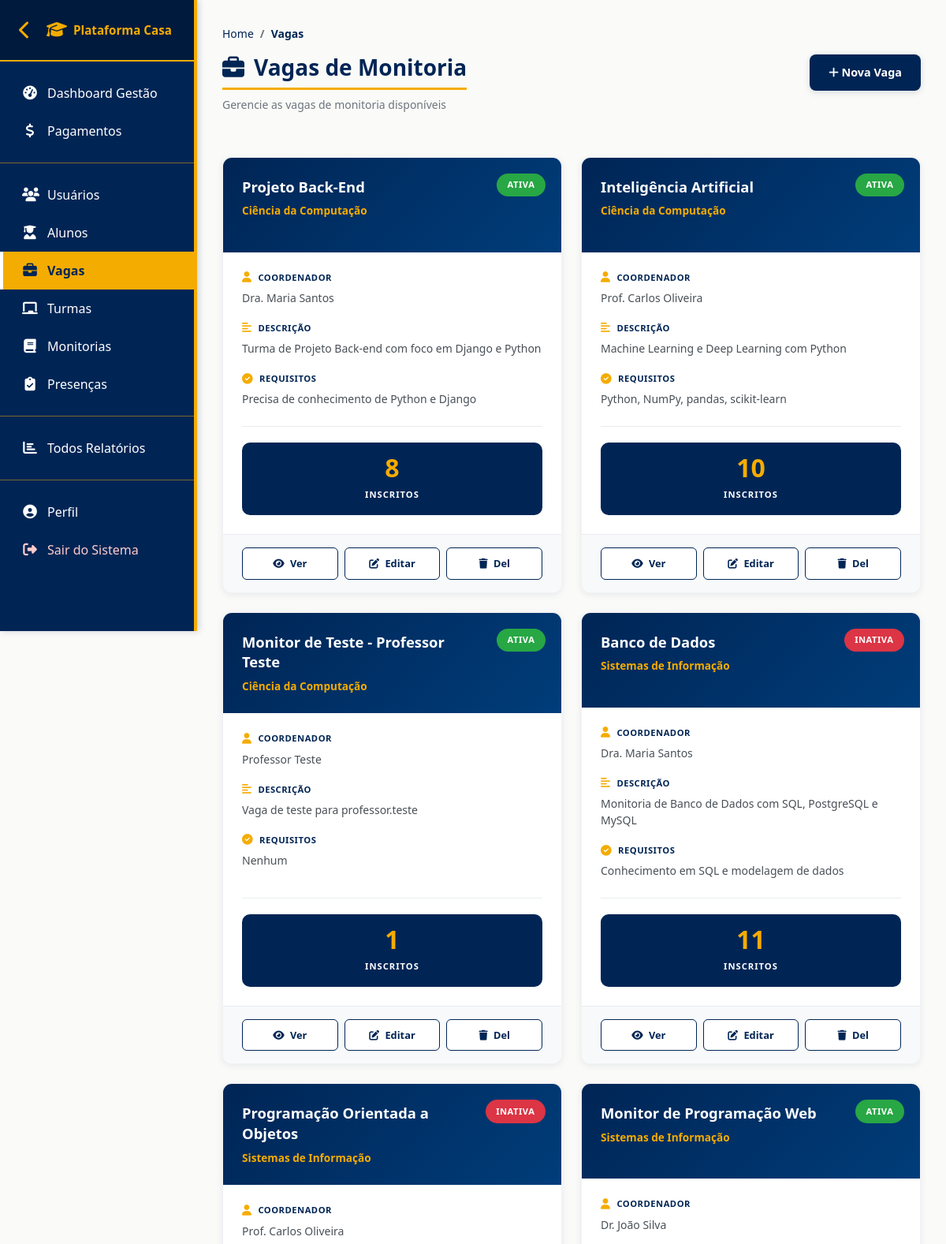
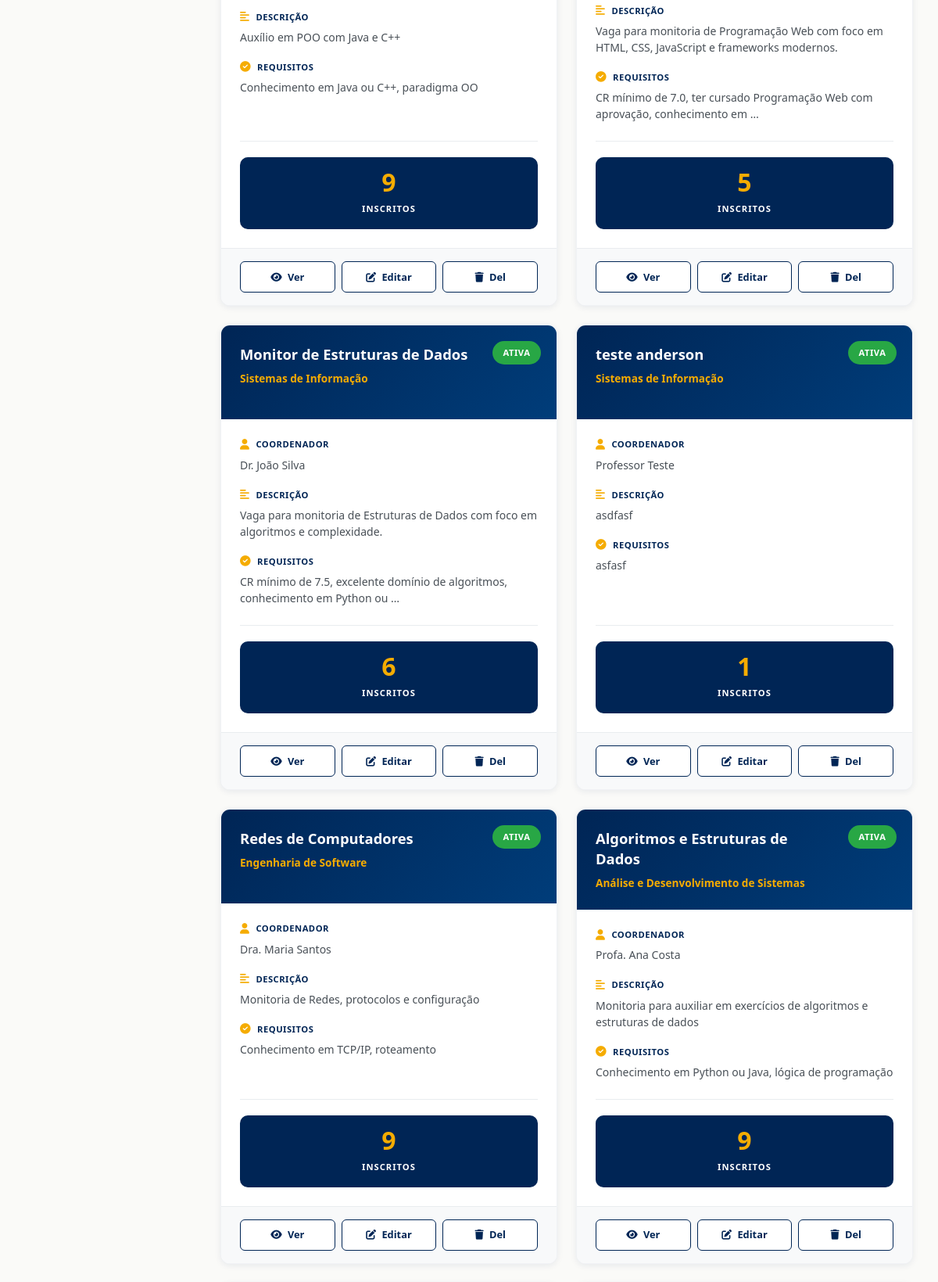
/vagas/ (signed in, upper part), run on the app's committed database (2 pictures, top to bottom).
### plataforma_Casa/models.py (models this page shows, shortened)
class Vaga(models.Model):
    nome = models.CharField(max_length=100)
    curso = models.ForeignKey(Curso, on_delete=models.CASCADE)
    coordenador = models.ForeignKey(Funcionario, on_delete=models.CASCADE, related_name='vagas_coordenadas')
    descricao = models.TextField()
    requisitos = models.TextField()
    responsabilidades = models.TextField(blank=True, null=True)  # Novo campo
    numero_vagas = models.IntegerField(default=1)  # Novo campo
    disciplina = models.CharField(max_length=100, blank=True, null=True)  # Novo campo
    monitores = models.ManyToManyField(Aluno, related_name='vagas_inscritas', blank=True)
    ativo = models.BooleanField(default=True)
    criado_em = models.DateTimeField(auto_now_add=True)

class Curso(models.Model):
    nome = models.CharField(max_length=50)
    ativo = models.BooleanField(default=True)

class Usuario(models.Model):
    nome = models.CharField(max_length=100)
    email = models.EmailField(max_length=100)
    tipo_usuario = models.ForeignKey(TipoUsuario, on_delete=models.CASCADE)
    ativo = models.BooleanField(default=True)

### plataforma_Casa/views.py (the view, shortened to what this page needs)
# urls.py: path('vagas/', views.listar_vagas, name='listar_vagas'),
@requer_admin_ou_coordenador
def listar_vagas(request):
    user = request.user
    if user.is_staff or user.is_superuser:
        vagas = Vaga.objects.all().select_related('curso', 'coordenador').prefetch_related('monitores').annotate(
            total_inscritos=Count('inscricao')
        )
    curso_filtro = request.GET.get('curso')
    if curso_filtro:
        vagas = vagas.filter(curso__id=curso_filtro)
    status_filtro = request.GET.get('status')
    if status_filtro:
        vagas = vagas.filter(ativo=(status_filtro == 'ativa'))
    context = {
        'vagas': vagas,
        'cursos': Curso.objects.all(),
        'is_admin': user.is_staff or user.is_superuser,
    }
    return render(request, 'vagas/listar.html', context)

### plataforma_Casa/context_processors.py (called while the page is built, shortened)
def user_groups(request):
    if request.user.is_authenticated:
        return {
            'is_aluno': request.user.groups.filter(name='Aluno').exists(),
            'is_monitor': request.user.groups.filter(name='Monitor').exists(),
            'is_professor': request.user.groups.filter(name='Professor').exists(),
            'is_admin': request.user.is_staff or request.user.is_superuser,
        }

### plataforma_Casa/views.py (called while the page is built, shortened)
def requer_admin_ou_coordenador(view_func):
    @wraps(view_func)
    @login_required(login_url='login')
    def wrapper(request, *args, **kwargs):
        is_admin = request.user.is_staff or request.user.is_superuser
        is_coordenador = request.user.groups.filter(name='Coordenador').exists()
        return view_func(request, *args, **kwargs)
    return wrapper

### plataforma_Casa/templates/vagas/listar.html (shortened to what this page needs)
{% extends 'base.html' %}
{% block content %}
<nav aria-label="breadcrumb">
    <ol class="breadcrumb">
        <li class="breadcrumb-item"><a href="{% url 'dashboard' %}">Home</a></li>
        <li class="breadcrumb-item active">Vagas</li>
    </ol>
</nav>
<div class="d-flex justify-content-between align-items-start mb-4 flex-wrap">
    <div class="page-header">
        <h1>
            <i class="fas fa-briefcase"></i>
            Vagas de Monitoria
        </h1>
        <p>Gerencie as vagas de monitoria disponíveis</p>
    </div>
    <a href="{% url 'criar_vaga' %}" class="btn-nova-vaga">
        <i class="fas fa-plus"></i> Nova Vaga
    </a>
</div>
{% if vagas %}
    <div class="vagas-grid">
        {% for vaga in vagas %}
            <div class="vaga-card">
                <a href="{% url 'detalhe_vaga' vaga.id %}" class="vaga-card-link" aria-label="Ver detalhes da vaga {{ vaga.nome }}"></a>
                <div class="vaga-card-header">
                    <h3 class="vaga-card-title">{{ vaga.nome }}</h3>
                    <p class="vaga-card-curso">{{ vaga.curso.nome }}</p>
                    <span class="vaga-badge {% if vaga.ativo %}active{% else %}inactive{% endif %}">
                        {% if vaga.ativo %}Ativa{% else %}Inativa{% endif %}
                    </span>
                </div>
                <div class="vaga-card-body">
                    <div class="vaga-info">
                        <div class="vaga-info-item">
                            <div class="vaga-info-label">
                                <i class="fas fa-user"></i>
                                Coordenador
                            </div>
                            <p class="vaga-info-value">{{ vaga.coordenador.nome }}</p>
                        </div>
                        <div class="vaga-info-item">
                            <div class="vaga-info-label">
                                <i class="fas fa-align-left"></i>
                                Descrição
                            </div>
                            <p class="vaga-info-value">{{ vaga.descricao|truncatewords:15 }}</p>
                        </div>
                        <div class="vaga-info-item">
                            <div class="vaga-info-label">
                                <i class="fas fa-check-circle"></i>
                                Requisitos
                            </div>
                            <p class="vaga-info-value">{{ vaga.requisitos|truncatewords:12 }}</p>
                        </div>
                    </div>
                    <div class="inscritos-section">
                        <div class="inscritos-badge">
                            <span class="number">{{ vaga.inscricao_set.count }}</span>
                            <span class="label">Inscritos</span>
                        </div>
                    </div>
                </div>
                <div class="vaga-card-footer">
                    <a href="{% url 'detalhe_vaga' vaga.id %}" class="vaga-btn">
                        <i class="fas fa-eye"></i> Ver
                    </a>
                    <a href="{% url 'editar_vaga' vaga.id %}" class="vaga-btn">
                        <i class="fas fa-edit"></i> Editar
                    </a>
                    <a href="{% url 'deletar_vaga' vaga.id %}" class="vaga-btn" onclick="return confirm('Tem certeza que deseja deletar esta vaga?')">
                        <i class="fas fa-trash"></i> Del
                    </a>
                </div>
            </div>
        {% endfor %}
    </div>
{% endif %}
{% endblock %}

### plataforma_Casa/static/css/cores-institucionais.css (style rules this page uses)
:root { --cor-amarelo-institucional: #F5AC00; --cor-azul-escuro-principal: #002555; --cor-azul-auxiliar: #1245FF; --cor-cinza-escuro: #6d6e71; --cor-cinza-medio: #a7a9ab; --cor-cinza-claro: #d1d3d4; --cor-branco: #ffffff; --cor-preto: #000000; --cor-sucesso: #27ae60; --cor-erro: #e74c3c; --cor-aviso: #f39c12; --cor-info: #3498db; --sombra-leve: rgba(0, 37, 85, 0.1); --sombra-media: rgba(0, 37, 85, 0.2); --sombra-forte: rgba(0, 37, 85, 0.3); }
html, body { background-color: var(--cor-branco); color: var(--cor-cinza-escuro); font-family: 'Segoe UI', Tahoma, Geneva, Verdana, sans-serif; }
h1, h2, h3, h4, h5, h6 { color: var(--cor-azul-escuro-principal); font-weight: 700; }
h1 { border-bottom: 3px solid var(--cor-amarelo-institucional); padding-bottom: 0.5rem; }
a { color: var(--cor-azul-escuro-principal); text-decoration: none; transition: all 0.3s ease; }

### plataforma_Casa/static/css/cores-padrao.css (style rules this page uses)
:root { --cor-amarelo-institucional: #F5AC00; --cor-azul-escuro-principal: #002555; --cor-azul-auxiliar: #1245FF; --cor-cinza-escuro: #6d6e71; --cor-cinza-medio: #a7a9ab; --cor-cinza-claro: #d1d3d4; --cor-branco: #ffffff; --cor-preto: #000000; --cor-sucesso: #27ae60; --cor-erro: #e74c3c; --cor-aviso: #f39c12; --cor-info: #3498db; }
.display-4, h1, h2 { color: var(--cor-azul-escuro-principal); }
a { color: var(--cor-azul-escuro-principal); transition: all 0.3s ease; }
.breadcrumb-item.active { color: var(--cor-azul-escuro-principal) !important; }

### plataforma_Casa/templates/base.html (style rules this page uses)
* { margin: 0; padding: 0; box-sizing: border-box; }
body { background-color: #fafaf8; padding-top: 0; overflow-x: hidden; max-width: 100vw; }
html { overflow-x: hidden; max-width: 100vw; }
html, body { height: 100%; overflow-x: hidden; max-width: 100%; }
.breadcrumb { background-color: transparent; padding: 0; margin-bottom: 2rem; }
.breadcrumb-item.active { color: #667eea; font-weight: 600; }
.main-content > * { max-width: 100%; }

### data on the page
Vaga: nome "Projeto Back-End", curso.nome "Ciência da Computação", ativo "ATIVA", coordenador.nome "Dra. Maria Santos", descricao "Turma de Projeto Back-end com foco em Django e Python", requisitos "Precisa de conhecimento de Python e Django", inscricao_set.count "8"
Vaga: nome "Inteligência Artificial", curso.nome "Ciência da Computação", ativo "ATIVA", coordenador.nome "Prof. Carlos Oliveira", descricao "Machine Learning e Deep Learning com Python", requisitos "Python, NumPy, pandas, scikit-learn", inscricao_set.count "10"
Vaga: nome "Monitor de Teste - Professor Teste", curso.nome "Ciência da Computação", ativo "ATIVA", coordenador.nome "Professor Teste", descricao "Vaga de teste para professor.teste", requisitos "Nenhum", inscricao_set.count "1"
Vaga: nome "Banco de Dados", curso.nome "Sistemas de Informação", ativo "INATIVA", coordenador.nome "Dra. Maria Santos", descricao "Monitoria de Banco de Dados com SQL, PostgreSQL e MySQL", requisitos "Conhecimento em SQL e modelagem de dados", inscricao_set.count "11"
Vaga: nome "Programação Orientada a Objetos", curso.nome "Sistemas de Informação", ativo "INATIVA", coordenador.nome "Prof. Carlos Oliveira", descricao "Auxílio em POO com Java e C++", requisitos "Conhecimento em Java ou C++, paradigma OO", inscricao_set.count "9"
Vaga: nome "Monitor de Programação Web", curso.nome "Sistemas de Informação", ativo "ATIVA", coordenador.nome "Dr. João Silva", descricao "Vaga para monitoria de Programação Web com foco em HTML, CSS, JavaScript e frameworks modernos.", requisitos "CR mínimo de 7.0, ter cursado Programação Web com aprovação, conhecimento em …", inscricao_set.count "5"
Vaga: nome "Monitor de Estruturas de Dados", curso.nome "Sistemas de Informação", ativo "ATIVA", coordenador.nome "Dr. João Silva", descricao "Vaga para monitoria de Estruturas de Dados com foco em algoritmos e complexidade.", requisitos "CR mínimo de 7.5, excelente domínio de algoritmos, conhecimento em Python ou …", inscricao_set.count "6"
Vaga: nome "teste anderson", curso.nome "Sistemas de Informação", ativo "ATIVA", coordenador.nome "Professor Teste", descricao "asdfasf", requisitos "asfasf", inscricao_set.count "1"
Vaga: nome "Redes de Computadores", curso.nome "Engenharia de Software", ativo "ATIVA", coordenador.nome "Dra. Maria Santos", descricao "Monitoria de Redes, protocolos e configuração", requisitos "Conhecimento em TCP/IP, roteamento", inscricao_set.count "9"
Vaga: nome "Algoritmos e Estruturas de Dados", curso.nome "Análise e Desenvolvimento de Sistemas", ativo "ATIVA", coordenador.nome "Profa. Ana Costa", descricao "Monitoria para auxiliar em exercícios de algoritmos e estruturas de dados", requisitos "Conhecimento em Python ou Java, lógica de programação", inscricao_set.count "9"
